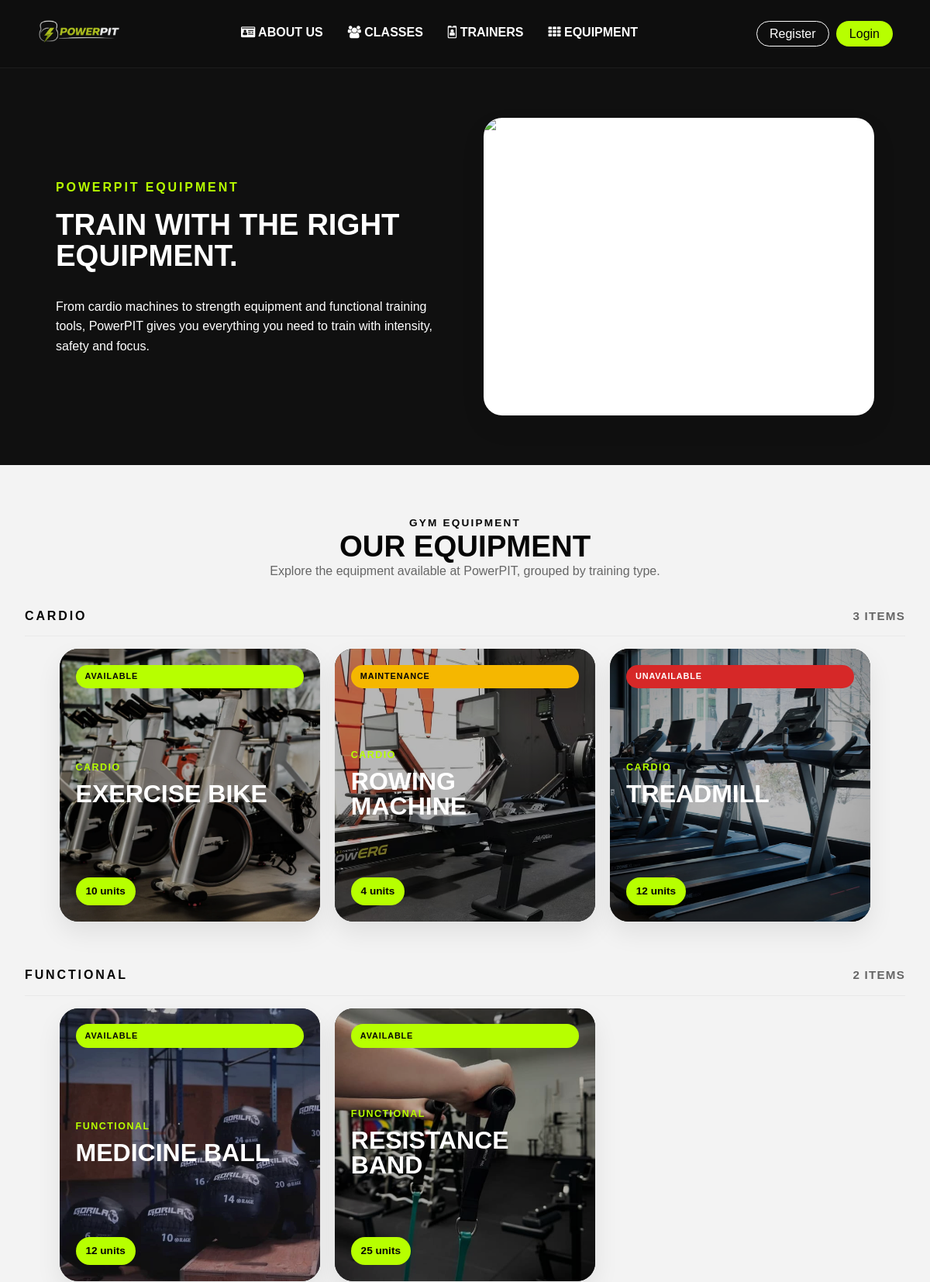
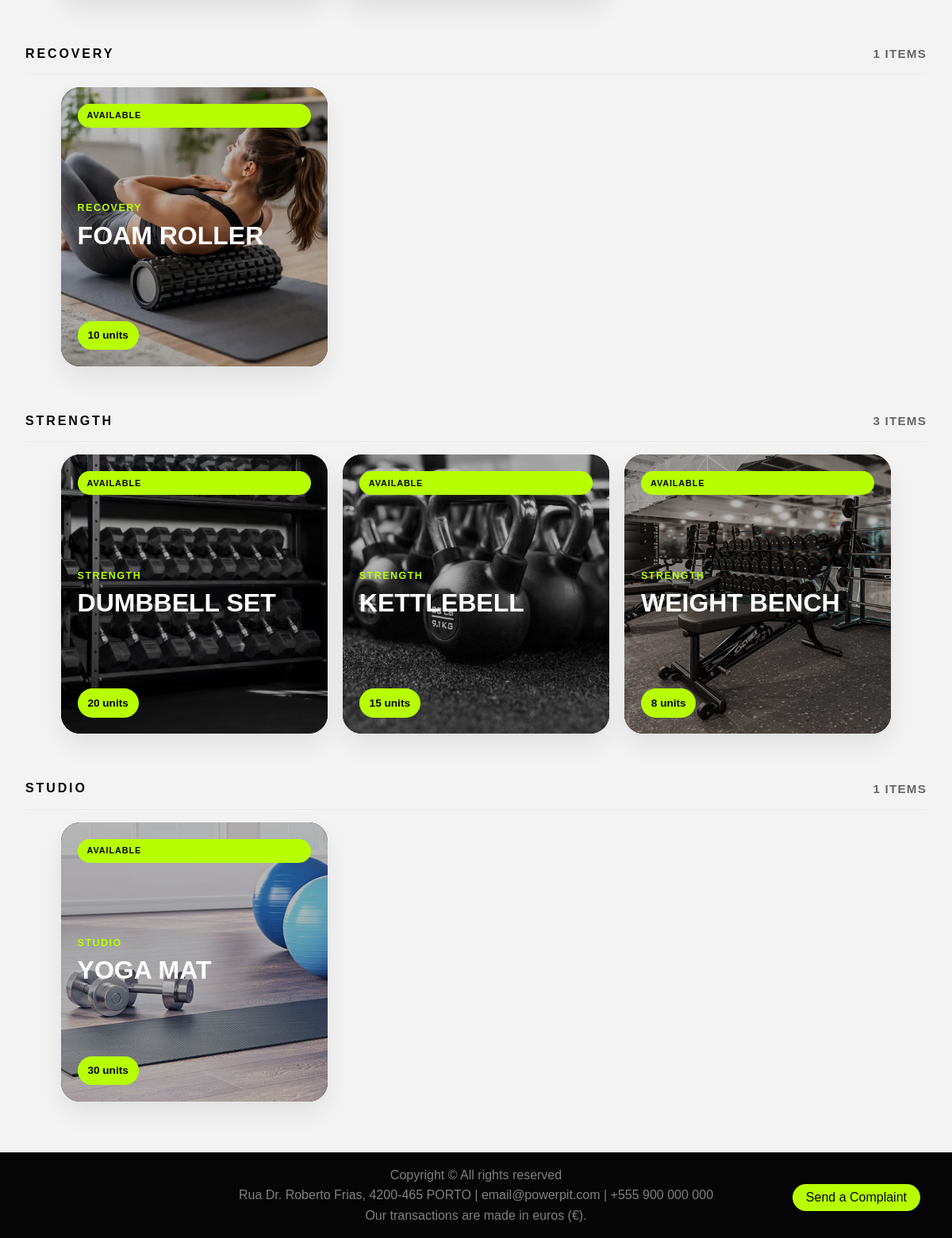
The app's page /pages/equipment.php with its own data (2 pictures, top to bottom).
### tables this page shows
CREATE TABLE Equipment(
   EquipmentId INTEGER PRIMARY KEY AUTOINCREMENT,
   Name NVARCHAR(100) NOT NULL,
   Type NVARCHAR(50) NOT NULL,
   Quantity INTEGER NOT NULL,
   AvailabilityStatus NVARCHAR(20) NOT NULL
);

### pages/equipment.php (called while the page is built, shortened)
<?php
require_once(__DIR__ . '/../template/common.tpl.php');
require_once(__DIR__ . '/../template/equipment.tpl.php');
require_once(__DIR__ . '/../database/connection.db.php');
require_once(__DIR__ . '/../database/equipment.class.php');
$db = getDatabaseConnection();
$equipment = Equipment::getAllEquipment($db);
drawEquipmentPage($equipment);
?>

### database/equipment.class.php (called while the page is built, shortened)
<?php
class Equipment {
    private int $id;
    private string $name;
    private string $type;
    private int $quantity;
    private string $status;
    public function __construct(
        int $id,
        string $name,
        string $type,
        int $quantity,
        string $status
    ) {
        $this->id = $id;
        $this->name = $name;
        $this->type = $type;
        $this->quantity = $quantity;
        $this->status = $status;
    }
    public function getId(): int {
        return $this->id;
    }
    public function getName(): string {
        return $this->name;
    }
    public function getType(): string {
        return $this->type;
    }
    public function getQuantity(): int {
        return $this->quantity;
    }
    public function getStatus(): string {
        return $this->status;
    }
    public static function getAllEquipment(PDO $db): array {
        $stmt = $db->prepare('
            SELECT *
            FROM Equipment
            ORDER BY Type, Name
        ');
        $stmt->execute();
        $equipment = [];
        while ($row = $stmt->fetch(PDO::FETCH_ASSOC)) {
            $equipment[] = new Equipment(
                (int)$row['EquipmentId'],
                $row['Name'],
                $row['Type'],
                (int)$row['Quantity'],
                $row['AvailabilityStatus']
            );
        }
        return $equipment;
    }
}
?>

### template/equipment.tpl.php (the view, shortened to what this page needs)
<?php
require_once(__DIR__ . '/../database/equipment.class.php');
function drawEquipmentPage(array $equipment): void { ?>
    <main class="marketing-page equipment_page">
        <section class="media-section feature-section flex-row dark classes_feature">
            <article class="flex-item main">
                <p class="classes_label">PowerPIT Equipment</p>
                <h1>Train with the right equipment.</h1>
                <p>
                    From cardio machines to strength equipment and functional training tools,
                    PowerPIT gives you everything you need to train with intensity, safety and focus.
                </p>
            </article>
            <aside class="flex-item side">
                <img
                    src="https://images.unsplash.com/photo-1534438327276-14e5300c3a48?auto=format&fit=crop&w=1200&q=80"
                    alt="PowerPIT equipment"
                >
            </aside>
        </section>
        <section class="content-section equipment_section">
            <header class="equipment_section_header">
                <p class="classes_label">Gym equipment</p>
                <h1>Our equipment</h1>
                <p>
                    Explore the equipment available at PowerPIT, grouped by training type.
                </p>
            </header>
            <?php if (empty($equipment)) { ?>
                <article class="card equipment_empty">
                    <h2>No equipment available</h2>
                    <p>There is no equipment registered at the moment.</p>
                </article>
            <?php } else { ?>
                <?php $equipmentByType = groupEquipmentByType($equipment); ?>
                <div class="equipment_groups">
                    <?php foreach ($equipmentByType as $type => $items) { ?>
                        <section class="content-group equipment_group">
                            <header class="equipment_group_header">
                                <p class="classes_label"><?= htmlspecialchars($type) ?></p>
                                <h2><?= count($items) ?> items</h2>
                            </header>
                            <div class="equipment_gallery">
                                <?php foreach ($items as $item) {
                                    drawEquipmentCard($item);
                                } ?>
                            </div>
                        </section>
                    <?php } ?>
                </div>
            <?php } ?>
        </section>
    </main>
<?php } ?>
<?php
function groupEquipmentByType(array $equipment): array {
    $groups = [];
    foreach ($equipment as $item) {
        $type = $item->getType();
        if (!isset($groups[$type])) {
            $groups[$type] = [];
        }
        $groups[$type][] = $item;
    }
    return $groups;
}
function getEquipmentStatusClass(string $status): string {
    $status = strtolower($status);
    if ($status === 'available') {
        return 'available';
    }
    if ($status === 'maintenance') {
        return 'maintenance';
    }
    return 'unavailable';
}
function drawEquipmentCard(Equipment $item): void {
    $statusClass = getEquipmentStatusClass($item->getStatus());
    $image = 'equipment' . $item->getId() . '.png';
?>
    <a
        class="image-card equipment_gallery_card"
        href="../pages/equipment_details.php?id=<?= htmlspecialchars((string)$item->getId()) ?>"
    >
        <img
            src="../assets/equipment/<?= htmlspecialchars($image) ?>"
            alt="<?= htmlspecialchars($item->getName()) ?>"
        >
        <div class="equipment_gallery_overlay">
            <span class="status-pill equipment_status <?= htmlspecialchars($statusClass) ?>">
                <?= htmlspecialchars($item->getStatus()) ?>
            </span>
            <div>
                <p><?= htmlspecialchars($item->getType()) ?></p>
                <h2><?= htmlspecialchars($item->getName()) ?></h2>
            </div>
            <strong><?= htmlspecialchars((string)$item->getQuantity()) ?> units</strong>
        </div>
    </a>
<?php } ?>

### records on screen
equipment: shows a picture, AvailabilityStatus "AVAILABLE", Type "CARDIO", Name "EXERCISE BIKE", Quantity "10"
equipment: shows a picture, AvailabilityStatus "MAINTENANCE", Type "CARDIO", Name "ROWING MACHINE", Quantity "4"
equipment: shows a picture, AvailabilityStatus "UNAVAILABLE", Type "CARDIO", Name "TREADMILL", Quantity "12"
equipment: shows a picture, AvailabilityStatus "AVAILABLE", Type "FUNCTIONAL", Name "MEDICINE BALL", Quantity "12"
equipment: shows a picture, AvailabilityStatus "AVAILABLE", Type "FUNCTIONAL", Name "RESISTANCE BAND", Quantity "25"
equipment: shows a picture, AvailabilityStatus "AVAILABLE", Type "RECOVERY", Name "FOAM ROLLER", Quantity "10"
equipment: shows a picture, AvailabilityStatus "AVAILABLE", Type "STRENGTH", Name "DUMBBELL SET", Quantity "20"
equipment: shows a picture, AvailabilityStatus "AVAILABLE", Type "STRENGTH", Name "KETTLEBELL", Quantity "15"
equipment: shows a picture, AvailabilityStatus "AVAILABLE", Type "STRENGTH", Name "WEIGHT BENCH", Quantity "8"
equipment: Type "STUDIO", count($items) "1", shows a picture, AvailabilityStatus "AVAILABLE", Name "YOGA MAT", Quantity "30"

### other values on screen
$type "CARDIO"
count($items) "3"
$type "FUNCTIONAL"
count($items) "2"
$type "RECOVERY"
count($items) "1"
$type "STRENGTH"
